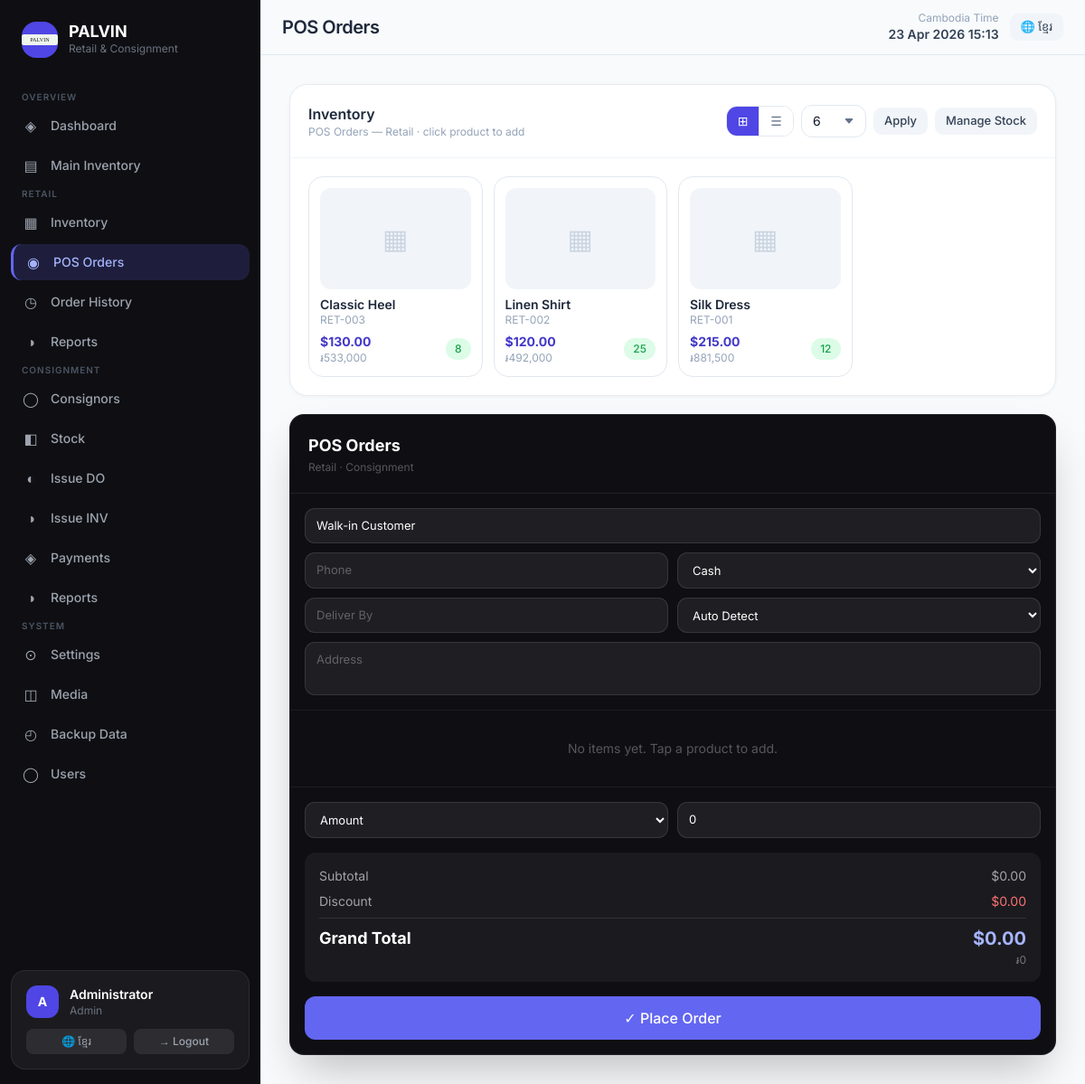
Screenshot of /retail_orders.php (signed in) with the database file from the repository.
### tables this page shows
CREATE TABLE retail_inventory (
    id INT AUTO_INCREMENT PRIMARY KEY,
    restock_date DATE NULL,
    item_name VARCHAR(180) NOT NULL,
    item_code VARCHAR(120) NOT NULL,
    reference_code VARCHAR(120) NULL,
    description_text TEXT NULL,
    quantity INT NOT NULL DEFAULT 0,
    price DECIMAL(12,2) NOT NULL DEFAULT 0,
    image_path VARCHAR(255) NULL
);

### includes/lang.php (called while the page is built, shortened)
<?php
if (!function_exists('get_lang')) {
function get_lang(): string {
    return $_SESSION['lang'] ?? 'en';
}}
if (!function_exists('t')) {
function t(string $key, array $replace = []): string {
    static $strings = null;
    if ($strings === null) {
        $lang = get_lang();
        $strings = lang_strings($lang);
    }
    $text = $strings[$key] ?? $key;
    return $text;
}}
if (!function_exists('lang_strings')) {
function lang_strings(string $lang): array {
    return $lang === 'km' ? $km : $en;
}}

### includes/functions.php (called while the page is built, shortened)
<?php
if (!function_exists('e')) {
function e($value = null): string {
    return htmlspecialchars((string)$value, ENT_QUOTES, 'UTF-8');
}}
if (!function_exists('db_one')) {
function db_one(PDO $pdo, string $sql, array $params = []) {
    $stmt = $pdo->prepare($sql); $stmt->execute($params); return $stmt->fetch();
}}
if (!function_exists('db_all')) {
function db_all(PDO $pdo, string $sql, array $params = []): array {
    $stmt = $pdo->prepare($sql); $stmt->execute($params); return $stmt->fetchAll();
}}
if (!function_exists('db_value')) {
function db_value(PDO $pdo, string $sql, array $params = [], $default = 0) {
    $row = db_one($pdo, $sql, $params);
    return array_values($row)[0] ?? $default;
}}
if (!function_exists('setting')) {
function setting(PDO $pdo, string $key, ?string $default = ''): string {
    try {
        $row = db_one($pdo, 'SELECT setting_value FROM system_settings WHERE setting_key = ?', [$key]);
        return $row['setting_value'] ?? (string)$default;
    } catch (Throwable $e) {
        return (string)$default;
    }
}}
if (!function_exists('money')) {
function money($value): string { return '$' . number_format((float)$value, 2); }}
if (!function_exists('paginate_meta')) {
function paginate_meta(int $total, int $defaultPerPage = 10, int $maxPerPage = 50): array {
    $raw = $_GET['per_page'] ?? $defaultPerPage;
    $perPage = (int)$raw;
    $page = (int)($_GET['page'] ?? 1);
    $pages = max(1, (int)ceil($total / max(1, $perPage)));
    return ['page'=>$page,'per_page'=>$perPage,'pages'=>$pages,'offset'=>($page-1)*$perPage,'total'=>$total,'show_all'=>false];
}}
if (!function_exists('page_size_options')) {
function page_size_options(array $custom = [6,8,10,12,'all']): array { return $custom; }}
if (!function_exists('discount_types')) {
function discount_types(): array { return ['amount' => 'Amount', 'percent' => 'Percent', 'fixed' => 'Fixed']; }}

### retail_orders.php (the view, shortened to what this page needs)
<?php
require __DIR__ . '/includes/bootstrap.php';
$exchangeRate     = (float)setting($pdo, 'exchange_rate', '4100');
$currencyDisplay  = setting($pdo, 'currency_display', 'both');
$posDisplayMode   = setting($pdo, 'pos_display_mode', 'grid');
$total = (int)db_value($pdo, 'SELECT COUNT(*) FROM retail_inventory WHERE quantity > 0');
$meta  = paginate_meta($total, 6, 50);
$inventory = db_all($pdo, 'SELECT * FROM retail_inventory WHERE quantity > 0 ORDER BY item_name ASC LIMIT '.(int)$meta['per_page'].' OFFSET '.(int)$meta['offset']);
require __DIR__ . '/includes/header.php';
?>
<div class="grid gap-5 xl:grid-cols-[1fr,430px]">
    <section class="pvn-card overflow-hidden">
        <div class="flex flex-wrap items-center justify-between gap-3 p-5 border-b border-slate-100">
            <div>
                <h3 class="font-semibold text-slate-800"><?= t('nav_retail_inv') ?></h3>
                <p class="text-xs text-slate-400"><?= t('nav_pos') ?> — <?= t('retail_label') ?> · click product to add</p>
            </div>
            <div class="flex items-center gap-2">
                <div class="flex rounded-xl border border-slate-200 overflow-hidden">
                    <button type="button" id="btn-grid" onclick="setDisplayMode('grid')"
                        class="px-3 py-1.5 text-sm transition <?= $posDisplayMode==='grid' ? 'bg-indigo-600 text-white' : 'bg-white text-slate-500 hover:bg-slate-50' ?>">
                        ⊞
                    </button>
                    <button type="button" id="btn-list" onclick="setDisplayMode('list')"
                        class="px-3 py-1.5 text-sm border-l border-slate-200 transition <?= $posDisplayMode==='list' ? 'bg-indigo-600 text-white' : 'bg-white text-slate-500 hover:bg-slate-50' ?>">
                        ☰
                    </button>
                </div>
                <form class="flex items-center gap-2">
                    <select name="per_page" class="pvn-input pvn-select text-sm" style="padding:7px 32px 7px 12px;">
                        <?php foreach (page_size_options([6,8,12,'all']) as $opt): ?>
                        <option value="<?= e((string)$opt) ?>" <?= ((string)($meta['show_all']?'all':$meta['per_page']))===(string)$opt?'selected':'' ?>><?= e(is_string($opt)?strtoupper($opt):(string)$opt) ?></option>
                        <?php endforeach; ?>
                    </select>
                    <button class="pvn-btn pvn-btn-secondary pvn-btn-sm">Apply</button>
                </form>
                <a href="retail_inventory.php" class="pvn-btn pvn-btn-secondary pvn-btn-sm">Manage Stock</a>
            </div>
        </div>
        <div class="p-5">
            <div id="pos-grid" class="<?= $posDisplayMode==='list' ? 'hidden' : '' ?>">
                <div class="grid gap-3" style="grid-template-columns: repeat(auto-fill, minmax(160px, 1fr));">
                    <?php foreach ($inventory as $item): ?>
                    <button type="button" class="product-card text-left rounded-2xl border border-slate-200 p-3 hover:border-indigo-400 hover:shadow-lg transition-all duration-150 group"
                        data-id="<?= (int)$item['id'] ?>" data-name="<?= e($item['item_name']) ?>"
                        data-price="<?= e((string)$item['price']) ?>" data-stock="<?= e((string)$item['quantity']) ?>">
                        <?php if ($item['image_path']): ?>
                        <img src="<?= e($item['image_path']) ?>" class="h-28 w-full object-cover rounded-xl mb-2">
                        <?php else: ?>
                        <div class="h-28 rounded-xl bg-slate-100 mb-2 flex items-center justify-center text-slate-300 text-3xl">▦</div>
                        <?php endif; ?>
                        <div class="font-semibold text-sm text-slate-800 truncate leading-tight"><?= e($item['item_name']) ?></div>
                        <div class="text-xs text-slate-400 truncate"><?= e($item['item_code']) ?></div>
                        <div class="flex items-center justify-between mt-1.5">
                            <div>
                                <div class="font-bold text-indigo-700 text-sm"><?= e(money($item['price'])) ?></div>
                                <?php if ($currencyDisplay !== 'usd'): ?>
                                <div class="text-xs text-slate-400">&#x17DB;<?= number_format((float)$item['price'] * $exchangeRate, 0) ?></div>
                                <?php endif; ?>
                            </div>
                            <span class="pvn-badge <?= (int)$item['quantity'] <= 5 ? 'pvn-badge-amber' : 'pvn-badge-green' ?>">
                                <?= (int)$item['quantity'] ?>
                            </span>
                        </div>
                    </button>
                    <?php endforeach; ?>
                </div>
            </div>
        </div>
    </section>
    <form method="post" class="sticky top-20 self-start rounded-2xl text-white shadow-2xl overflow-hidden" style="background:#0f0f13; border:1px solid rgba(255,255,255,0.08);">
        <div class="flex items-center justify-between p-5 border-b" style="border-color:rgba(255,255,255,0.08);">
            <div>
                <h3 class="font-bold text-lg">
                    <?= t('pos_orders') ?>
                </h3>
                <div class="text-xs mt-0.5" style="color:rgba(255,255,255,0.3);"><?= t('retail_label') ?> · <?= t('consignment_label') ?></div>
            </div>
        </div>
        <div class="p-4 grid grid-cols-2 gap-2.5 border-b" style="border-color:rgba(255,255,255,0.06);">
            <input name="customer_name" class="pvn-pos-input col-span-2" placeholder="<?= t('customer_name') ?>" value="Walk-in Customer">
            <input name="contact_number" class="pvn-pos-input" placeholder="<?= t('phone') ?>">
            <select name="payment_type" class="pvn-pos-input"><?php foreach (['Cash','ABA','Wing','ACLEDA','Bank Transfer'] as $pt): ?><option><?= $pt ?></option><?php endforeach; ?></select>
            <input name="deliver_by" class="pvn-pos-input" placeholder="Deliver By">
            <select name="customer_type" class="pvn-pos-input">
                <option value="">Auto Detect</option>
            </select>
            <textarea name="address_text" class="pvn-pos-input col-span-2 resize-none" rows="2" placeholder="<?= t('address') ?>"></textarea>
        </div>
        <div id="cartEmptyMsg" class="text-center py-8 text-sm" style="color:rgba(255,255,255,0.3);">
            No items yet. Tap a product to add.
        </div>
        <div class="p-4 grid grid-cols-2 gap-2.5 border-t" style="border-color:rgba(255,255,255,0.06);">
            <select name="discount_type" id="discountType" class="pvn-pos-input">
                <?php foreach (discount_types() as $k => $v): ?><option value="<?= e($k) ?>"><?= e($v) ?></option><?php endforeach; ?>
            </select>
            <input name="discount_value" id="discountValue" type="number" step="0.01" value="0" class="pvn-pos-input" placeholder="<?= t('discount') ?>">
        </div>
        <div class="mx-4 mb-4 rounded-xl p-4 space-y-2" style="background:rgba(255,255,255,0.05);">
            <div class="flex justify-between text-sm" style="color:rgba(255,255,255,0.6);">
                <span><?= t('subtotal') ?></span><span id="subtotalView">$0.00</span>
            </div>
            <div class="flex justify-between text-sm" style="color:rgba(255,255,255,0.6);">
                <span><?= t('discount') ?></span><span id="discountView" class="text-red-400">$0.00</span>
            </div>
            <div class="pt-2 border-t flex justify-between" style="border-color:rgba(255,255,255,0.1);">
                <span class="font-bold text-lg"><?= t('grand_total') ?></span>
                <div class="text-right">
                    <div class="font-bold text-xl text-indigo-300" id="grandView">$0.00</div>
                    <?php if ($currencyDisplay !== 'usd'): ?>
                    <div class="text-xs mt-0.5" style="color:rgba(255,255,255,0.4);" id="grandKhrView">&#x17DB;0</div>
                    <?php endif; ?>
                </div>
            </div>
        </div>
        <div class="px-4 pb-4">
            <button class="w-full pvn-btn pvn-btn-primary justify-center py-3 text-base">
                ✓ <?= t('place_order') ?>
            </button>
        </div>
    </form>
</div>
<?php require __DIR__ . '/includes/footer.php'; ?>

### retail_orders.php (style rules this page uses)
.pvn-pos-input { width:100%; padding:9px 12px; border-radius:11px; font-size:13px; background:rgba(255,255,255,0.07); border:1px solid rgba(255,255,255,0.1); color:#fff; outline:none; transition:border-color 0.15s; font-family: inherit; }
.pvn-pos-input::placeholder { color:rgba(255,255,255,0.3); }
.pvn-pos-input option { background:#1e1b4b; color:#fff; }

### rows the page displays
retail_inventory: item_name "Classic Heel", item_code "RET-003", price "$130.00", (float)$item['price']*$exchangeRate "533,000", quantity "8"
retail_inventory: item_name "Linen Shirt", item_code "RET-002", price "$120.00", (float)$item['price']*$exchangeRate "492,000", quantity "25"
retail_inventory: item_name "Silk Dress", item_code "RET-001", price "$215.00", (float)$item['price']*$exchangeRate "881,500", quantity "12"

### other values shown
$group['title'] "OVERVIEW"
$info['icon'] "◈"
$info['label'] "Dashboard"
$info['icon'] "▤"
$info['label'] "Main Inventory"
$group['title'] "RETAIL"
$info['icon'] "▦"
$info['label'] "Inventory"
$info['icon'] "◉"
$info['label'] "POS Orders"
$info['icon'] "◷"
$info['label'] "Order History"
$info['icon'] "◑"
$info['label'] "Reports"
$group['title'] "CONSIGNMENT"
